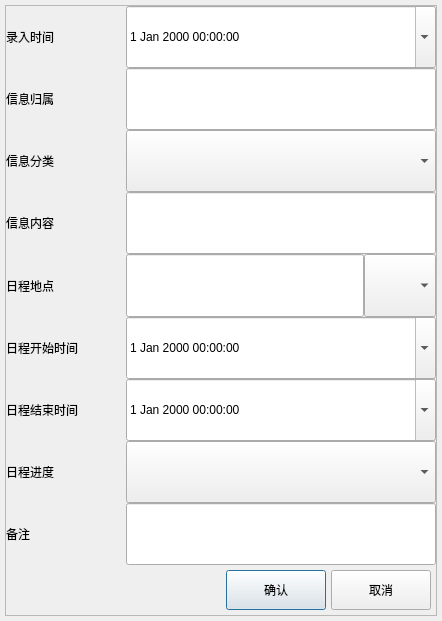
<?xml version="1.0" encoding="UTF-8"?>
<ui version="4.0">
 <class>lyDataMesDialog</class>
 <widget class="QDialog" name="lyDataMesDialog">
  <property name="geometry">
   <rect>
    <x>0</x>
    <y>0</y>
    <width>442</width>
    <height>621</height>
   </rect>
  </property>
  <property name="windowTitle">
   <string>lyDataMesDialog</string>
  </property>
  <property name="windowIcon">
   <iconset resource="../DataManager.qrc">
    <normaloff>:/DataManger/Data/image/calendar.png</normaloff>:/DataManger/Data/image/calendar.png</iconset>
  </property>
  <property name="styleSheet">
   <string notr="true">QDialog
{
	border: 0px solid gray;
}</string>
  </property>
  <layout class="QHBoxLayout" name="horizontalLayout_11">
   <property name="spacing">
    <number>0</number>
   </property>
   <property name="leftMargin">
    <number>5</number>
   </property>
   <property name="topMargin">
    <number>5</number>
   </property>
   <property name="rightMargin">
    <number>5</number>
   </property>
   <property name="bottomMargin">
    <number>5</number>
   </property>
   <item>
    <widget class="QFrame" name="frame">
     <property name="frameShape">
      <enum>QFrame::StyledPanel</enum>
     </property>
     <property name="frameShadow">
      <enum>QFrame::Raised</enum>
     </property>
     <layout class="QVBoxLayout" name="verticalLayout">
      <property name="spacing">
       <number>0</number>
      </property>
      <property name="leftMargin">
       <number>0</number>
      </property>
      <property name="topMargin">
       <number>0</number>
      </property>
      <property name="rightMargin">
       <number>0</number>
      </property>
      <property name="bottomMargin">
       <number>0</number>
      </property>
      <item>
       <layout class="QHBoxLayout" name="horizontalLayout">
        <property name="spacing">
         <number>0</number>
        </property>
        <item>
         <widget class="QLabel" name="writeTimeLabel">
          <property name="minimumSize">
           <size>
            <width>120</width>
            <height>0</height>
           </size>
          </property>
          <property name="maximumSize">
           <size>
            <width>120</width>
            <height>16777215</height>
           </size>
          </property>
          <property name="text">
           <string>录入时间</string>
          </property>
         </widget>
        </item>
        <item>
         <widget class="QDateTimeEdit" name="writeTimeEdit">
          <property name="sizePolicy">
           <sizepolicy hsizetype="Minimum" vsizetype="Preferred">
            <horstretch>0</horstretch>
            <verstretch>0</verstretch>
           </sizepolicy>
          </property>
          <property name="calendarPopup">
           <bool>true</bool>
          </property>
         </widget>
        </item>
       </layout>
      </item>
      <item>
       <layout class="QHBoxLayout" name="horizontalLayout_4">
        <property name="spacing">
         <number>0</number>
        </property>
        <item>
         <widget class="QLabel" name="mesSectionLabel">
          <property name="minimumSize">
           <size>
            <width>120</width>
            <height>0</height>
           </size>
          </property>
          <property name="maximumSize">
           <size>
            <width>120</width>
            <height>16777215</height>
           </size>
          </property>
          <property name="text">
           <string>信息归属</string>
          </property>
         </widget>
        </item>
        <item>
         <widget class="QLineEdit" name="mesSectionEdit">
          <property name="sizePolicy">
           <sizepolicy hsizetype="Expanding" vsizetype="Preferred">
            <horstretch>0</horstretch>
            <verstretch>0</verstretch>
           </sizepolicy>
          </property>
         </widget>
        </item>
       </layout>
      </item>
      <item>
       <layout class="QHBoxLayout" name="horizontalLayout_5">
        <property name="spacing">
         <number>0</number>
        </property>
        <item>
         <widget class="QLabel" name="mesTypeLabel">
          <property name="minimumSize">
           <size>
            <width>120</width>
            <height>0</height>
           </size>
          </property>
          <property name="maximumSize">
           <size>
            <width>120</width>
            <height>16777215</height>
           </size>
          </property>
          <property name="text">
           <string>信息分类</string>
          </property>
         </widget>
        </item>
        <item>
         <widget class="QComboBox" name="mesTypeComboBox">
          <property name="sizePolicy">
           <sizepolicy hsizetype="Preferred" vsizetype="Preferred">
            <horstretch>0</horstretch>
            <verstretch>0</verstretch>
           </sizepolicy>
          </property>
         </widget>
        </item>
       </layout>
      </item>
      <item>
       <layout class="QHBoxLayout" name="horizontalLayout_7">
        <property name="spacing">
         <number>0</number>
        </property>
        <item>
         <widget class="QLabel" name="mesContentLabel">
          <property name="minimumSize">
           <size>
            <width>120</width>
            <height>0</height>
           </size>
          </property>
          <property name="maximumSize">
           <size>
            <width>120</width>
            <height>16777215</height>
           </size>
          </property>
          <property name="text">
           <string>信息内容</string>
          </property>
         </widget>
        </item>
        <item>
         <widget class="QLineEdit" name="mesContentEdit">
          <property name="sizePolicy">
           <sizepolicy hsizetype="Expanding" vsizetype="Preferred">
            <horstretch>0</horstretch>
            <verstretch>0</verstretch>
           </sizepolicy>
          </property>
         </widget>
        </item>
       </layout>
      </item>
      <item>
       <layout class="QHBoxLayout" name="horizontalLayout_6">
        <property name="spacing">
         <number>0</number>
        </property>
        <item>
         <widget class="QLabel" name="dateSiteLabel">
          <property name="minimumSize">
           <size>
            <width>120</width>
            <height>0</height>
           </size>
          </property>
          <property name="maximumSize">
           <size>
            <width>120</width>
            <height>16777215</height>
           </size>
          </property>
          <property name="text">
           <string>日程地点</string>
          </property>
         </widget>
        </item>
        <item>
         <widget class="lyDateSiteEdit" name="dateSiteEdit">
          <property name="sizePolicy">
           <sizepolicy hsizetype="Expanding" vsizetype="Preferred">
            <horstretch>0</horstretch>
            <verstretch>0</verstretch>
           </sizepolicy>
          </property>
         </widget>
        </item>
        <item>
         <widget class="QComboBox" name="dateSiteComboBox">
          <property name="sizePolicy">
           <sizepolicy hsizetype="Preferred" vsizetype="Preferred">
            <horstretch>0</horstretch>
            <verstretch>0</verstretch>
           </sizepolicy>
          </property>
         </widget>
        </item>
       </layout>
      </item>
      <item>
       <layout class="QHBoxLayout" name="horizontalLayout_2">
        <property name="spacing">
         <number>0</number>
        </property>
        <item>
         <widget class="QLabel" name="beginTimeLabel">
          <property name="minimumSize">
           <size>
            <width>120</width>
            <height>0</height>
           </size>
          </property>
          <property name="maximumSize">
           <size>
            <width>120</width>
            <height>16777215</height>
           </size>
          </property>
          <property name="text">
           <string>日程开始时间</string>
          </property>
         </widget>
        </item>
        <item>
         <widget class="QDateTimeEdit" name="beginTimeEdit">
          <property name="sizePolicy">
           <sizepolicy hsizetype="Minimum" vsizetype="Preferred">
            <horstretch>0</horstretch>
            <verstretch>0</verstretch>
           </sizepolicy>
          </property>
          <property name="calendarPopup">
           <bool>true</bool>
          </property>
         </widget>
        </item>
       </layout>
      </item>
      <item>
       <layout class="QHBoxLayout" name="horizontalLayout_3">
        <property name="spacing">
         <number>0</number>
        </property>
        <item>
         <widget class="QLabel" name="endTimeLabel">
          <property name="minimumSize">
           <size>
            <width>120</width>
            <height>0</height>
           </size>
          </property>
          <property name="maximumSize">
           <size>
            <width>120</width>
            <height>16777215</height>
           </size>
          </property>
          <property name="text">
           <string>日程结束时间</string>
          </property>
         </widget>
        </item>
        <item>
         <widget class="QDateTimeEdit" name="endTimeEdit">
          <property name="sizePolicy">
           <sizepolicy hsizetype="Minimum" vsizetype="Preferred">
            <horstretch>0</horstretch>
            <verstretch>0</verstretch>
           </sizepolicy>
          </property>
          <property name="calendarPopup">
           <bool>true</bool>
          </property>
         </widget>
        </item>
       </layout>
      </item>
      <item>
       <layout class="QHBoxLayout" name="horizontalLayout_8">
        <property name="spacing">
         <number>0</number>
        </property>
        <item>
         <widget class="QLabel" name="datePlanLabel">
          <property name="minimumSize">
           <size>
            <width>120</width>
            <height>0</height>
           </size>
          </property>
          <property name="maximumSize">
           <size>
            <width>120</width>
            <height>16777215</height>
           </size>
          </property>
          <property name="text">
           <string>日程进度</string>
          </property>
         </widget>
        </item>
        <item>
         <widget class="QComboBox" name="datePlanComboBox">
          <property name="sizePolicy">
           <sizepolicy hsizetype="Preferred" vsizetype="Preferred">
            <horstretch>0</horstretch>
            <verstretch>0</verstretch>
           </sizepolicy>
          </property>
         </widget>
        </item>
       </layout>
      </item>
      <item>
       <layout class="QHBoxLayout" name="horizontalLayout_9">
        <property name="spacing">
         <number>0</number>
        </property>
        <item>
         <widget class="QLabel" name="remarkLabel">
          <property name="minimumSize">
           <size>
            <width>120</width>
            <height>0</height>
           </size>
          </property>
          <property name="maximumSize">
           <size>
            <width>120</width>
            <height>16777215</height>
           </size>
          </property>
          <property name="text">
           <string>备注</string>
          </property>
         </widget>
        </item>
        <item>
         <widget class="QLineEdit" name="remarkEdit">
          <property name="sizePolicy">
           <sizepolicy hsizetype="Expanding" vsizetype="Preferred">
            <horstretch>0</horstretch>
            <verstretch>0</verstretch>
           </sizepolicy>
          </property>
         </widget>
        </item>
       </layout>
      </item>
      <item>
       <layout class="QHBoxLayout" name="horizontalLayout_10">
        <property name="spacing">
         <number>5</number>
        </property>
        <property name="leftMargin">
         <number>5</number>
        </property>
        <property name="topMargin">
         <number>5</number>
        </property>
        <property name="rightMargin">
         <number>5</number>
        </property>
        <property name="bottomMargin">
         <number>5</number>
        </property>
        <item>
         <spacer name="horizontalSpacer">
          <property name="orientation">
           <enum>Qt::Horizontal</enum>
          </property>
          <property name="sizeHint" stdset="0">
           <size>
            <width>40</width>
            <height>20</height>
           </size>
          </property>
         </spacer>
        </item>
        <item>
         <widget class="QPushButton" name="confirmBtn">
          <property name="minimumSize">
           <size>
            <width>100</width>
            <height>40</height>
           </size>
          </property>
          <property name="text">
           <string>确认</string>
          </property>
         </widget>
        </item>
        <item>
         <widget class="QPushButton" name="cancleBtn">
          <property name="minimumSize">
           <size>
            <width>100</width>
            <height>40</height>
           </size>
          </property>
          <property name="text">
           <string>取消</string>
          </property>
         </widget>
        </item>
       </layout>
      </item>
     </layout>
    </widget>
   </item>
  </layout>
 </widget>
 <layoutdefault spacing="6" margin="11"/>
 <customwidgets>
  <customwidget>
   <class>lyDateSiteEdit</class>
   <extends>QLineEdit</extends>
   <header>lydatesiteedit.h</header>
  </customwidget>
 </customwidgets>
 <resources>
  <include location="../DataManager.qrc"/>
 </resources>
 <connections/>
</ui>
